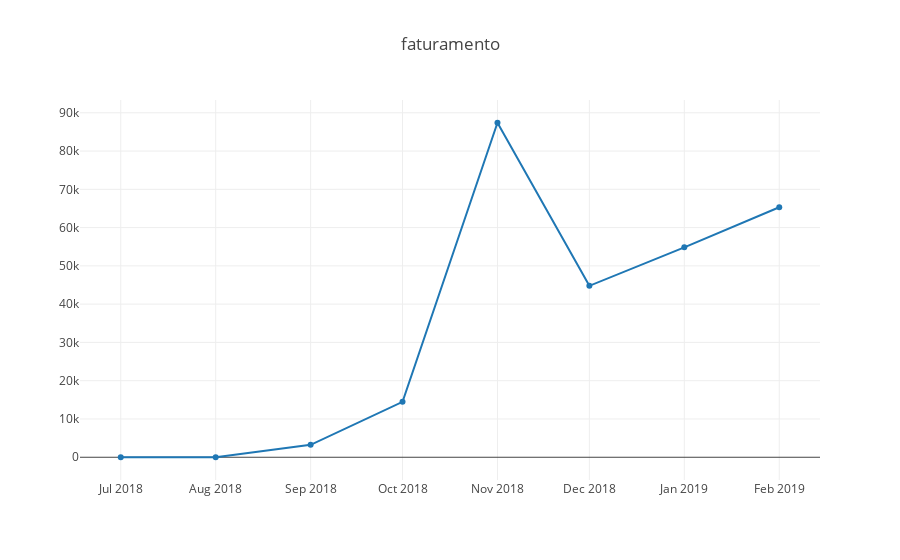

Here is the notebook cell this chart was saved with:
### Code cell
trace = go.Scatter(
    x  = dt['data'],
    y = dt['valor'],
)
layout = go.Layout(title='faturamento')
fig = go.Figure(data = [trace], layout = layout)
iplot(fig)

### Figure 1 — Plotly figure (JSON) as saved in the notebook; plotly's stock layout.template omitted (floating-point values rounded to 4 significant figures)
{"data": [{"type": "scatter", "uid": "3111805c-0477-451e-bfcd-88bc042427b8", "x": ["2019-02-01", "2019-01-01", "2018-12-01", "2018-11-01", "2018-10-01", "2018-09-01", "2018-08-01", "2018-07-01"], "y": [65310.0, 54850.0, 44790.0, 87390.0, 14480.0, 3250.0, 0, 0]}], "layout": {"title": {"text": "faturamento"}}}
